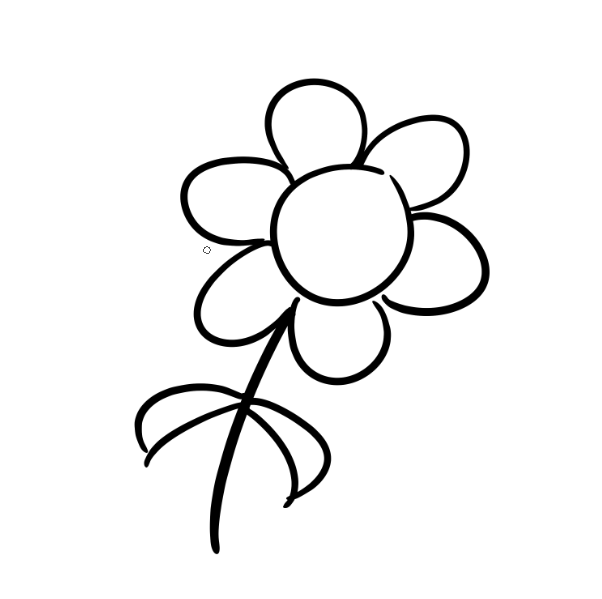
#> input picture scripts/chat_doodles/src/flower.png, 602 x 599 px; its folder holds 4 pictures in this run; the run also reads 2 pictures not shown here
$ python make_chat_doodles.py
#> lines starting #> are read from the running program, lines starting #| are printed output that depends on the picture
"""Builds core/static/core/images/chat-doodles.png - the doodle wallpaper tile for the student chat.

The tile is a transparent PNG of black strokes (only the alpha channel matters). The page tints it with
CSS (see .chat-stage::before in student-dashboard.html), so one file serves light and dark mode.
It is seamless: it can repeat in both directions.

Uses the four hand-drawn doodles in ./src (pencil, flower, book, heart) plus extra symbols and
affirmations drawn here in the same monoline style.   Run:  python make_chat_doodles.py
"""
import math, random, sys
import numpy as np
from PIL import Image, ImageDraw
from scipy import ndimage as ndi
from skimage.morphology import skeletonize
import cv2

T = 1200            # tile size in pixels (shown at 600 CSS px, so it is sharp on 2x screens)
STROKE = 4.4        # line weight, in tile pixels
SS = 4              # supersampling for drawn strokes
SEED = int(sys.argv[1]) if len(sys.argv) > 1 else 7
OUT = sys.argv[2] if len(sys.argv) > 2 else 'chat-doodles.png'
rng = random.Random(SEED)

# ---------------------------------------------------------------- stroke helpers
def spline(pts, closed=False, n=10):
    P = [np.array(p, float) for p in pts]
    if closed:
        P = [P[-1]] + P + [P[0], P[1]]
    else:
        P = [P[0]] + P + [P[-1]]
    out = []
    for i in range(1, len(P) - 2):
        p0, p1, p2, p3 = P[i - 1], P[i], P[i + 1], P[i + 2]
        for t in np.linspace(0, 1, n, endpoint=False):
            out.append(0.5 * ((2 * p1) + (-p0 + p2) * t + (2 * p0 - 5 * p1 + 4 * p2 - p3) * t * t
                              + (-p0 + 3 * p1 - 3 * p2 + p3) * t ** 3))
    out.append(out[0] if closed else P[-2])
    return out

def wob(pts, j):
    """Hand-drawn wobble: nudge every control point a little."""
    return [(x + rng.uniform(-j, j), y + rng.uniform(-j, j)) for x, y in pts]

def arc(cx, cy, r, a0, a1, n=28, j=0.0):
    pts = []
    for k in range(n + 1):
        a = math.radians(a0 + (a1 - a0) * k / n)
        rr = r + (rng.uniform(-j, j) if j else 0)
        pts.append((cx + rr * math.cos(a), cy + rr * math.sin(a)))
    return pts

def circle(cx, cy, r, j=1.2, gap=14):
    """Almost-closed circle: the ends overlap a touch, like a quick pen stroke."""
    a0 = rng.uniform(0, 360)
    return spline(wob(arc(cx, cy, r, a0, a0 + 360 - gap + 24, n=10), j))

def line(*pts, j=0.8, closed=False):
    return spline(wob(list(pts), j), closed=closed)

def render(strokes, width=STROKE, pad=14):
    """Draw polylines (in any coordinate space) on a tight transparent canvas -> float alpha array."""
    allp = np.array([p for s in strokes for p in s])
    x0, y0 = allp.min(0) - pad - width; x1, y1 = allp.max(0) + pad + width
    W, H = int(math.ceil(x1 - x0)), int(math.ceil(y1 - y0))
    im = Image.new('L', (W * SS, H * SS), 0)
    d = ImageDraw.Draw(im)
    w = max(1, int(round(width * SS)))
    for s in strokes:
        pts = [((x - x0) * SS, (y - y0) * SS) for x, y in s]
        d.line(pts, fill=255, width=w, joint='curve')
        r = w / 2
        for (x, y) in (pts[0], pts[-1]):
            d.ellipse([x - r, y - r, x + r, y + r], fill=255)
    im = im.resize((W, H), Image.LANCZOS)
    return np.asarray(im).astype(float) / 255

# ---------------------------------------------------------------- the hand-drawn doodles you supplied
def load_doodle(name, height):
#> called with name = 'flower', height = 150
    a = np.asarray(Image.open(f'src/{name}.png').convert('RGB')).astype(float)
    alpha = np.clip((255 - a @ [0.299, 0.587, 0.114]) / 255, 0, 1)
    alpha = np.where(alpha > 0.08, alpha, 0)
    lab, n = ndi.label(alpha > 0.35, structure=np.ones((3, 3)))
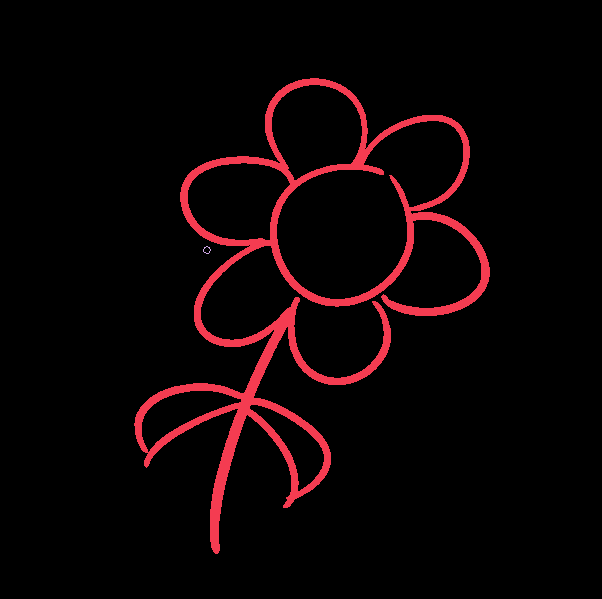
#> lab: shape (599, 602) int32; 3 distinct labels, from 0 to 2; one colour per label, 0 black
#> n = 2
    areas = ndi.sum(alpha > 0.35, lab, range(1, n + 1))
#> areas = [18939, 20]
    for i, ar in enumerate(areas, 1):
        if ar < 30:                          # the stray cursor circles in the uploads
            alpha[lab == i] = 0
#> this loop made 2 passes
#> (i, ar) on passes 1 to 2: (1, 18939), (2, 20)
#> alpha: shape (599, 602) float64; min 0, max 1, mean 0.05
    ys, xs = np.where(alpha > 0)
    alpha = alpha[ys.min():ys.max() + 1, xs.min():xs.max() + 1]
#> alpha: shape (477, 356) float64
    scale = height / alpha.shape[0]
    h, w = int(round(alpha.shape[0] * scale)), int(round(alpha.shape[1] * scale))
    out = cv2.resize(alpha, (w, h), interpolation=cv2.INTER_AREA)
    # keep the line weight close to the drawn symbols (shrinking thins strokes)
    mask = out > 0.5
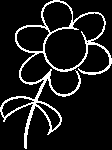
#> mask: shape (150, 112) bool; 10.7% white in thin lines or dots
    sk = skeletonize(mask)
#> sk: shape (150, 112) bool; 4.3% white in thin lines or dots
    cur = 2 * ndi.distance_transform_edt(mask)[sk].mean() if sk.any() else STROKE
#> cur = 2.55
    if cur < STROKE - 0.4:
        k = int(round((STROKE - cur) / 2))
#> k = 1
        if k:
            out = cv2.dilate(out, cv2.getStructuringElement(cv2.MORPH_ELLIPSE, (2 * k + 1, 2 * k + 1)))
    pad = 8
    return np.pad(out, pad)

# ---------------------------------------------------------------- extra symbols (nominal size ~100 units)
def moon():
    o = [(40 * math.cos(math.radians(a)), 40 * math.sin(math.radians(a))) for a in np.linspace(50, 310, 16)]
    i = [(14 + 32.8 * math.cos(math.radians(a)), 32.8 * math.sin(math.radians(a))) for a in np.linspace(-69, -291, 14)]
    return [spline(wob(o + i, 0.9), closed=True)]

def sun():
    s = [circle(0, 0, 21, j=1)]
    for k in range(9):
        a = math.radians(k * 40 + rng.uniform(-6, 6)); r0, r1 = 33, 33 + rng.uniform(10, 16)
        s.append([(r0 * math.cos(a), r0 * math.sin(a)), (r1 * math.cos(a), r1 * math.sin(a))])
    return s

def cloud():
    C = [(-30, 6, 15), (-9, -9, 21), (16, -4, 17), (34, 8, 12)]
    base = 21
    strokes = []
    for i, (cx, cy, r) in enumerate(C):
        keep, cur = [], []
        for a in np.linspace(0, 360, 181):
            x, y = cx + r * math.cos(math.radians(a)), cy + r * math.sin(math.radians(a))
            inside = any(math.hypot(x - ox, y - oy) < orr - 0.8 for j, (ox, oy, orr) in enumerate(C) if j != i)
            if y > base or inside:
                if cur: keep.append(cur); cur = []
            else:
                cur.append((x, y))
        if cur: keep.append(cur)
        if len(keep) > 1 and keep[0][0] == keep[-1][-1]:
            pass
        strokes += [wob(k, 0.4) for k in keep if len(k) > 3]
    strokes.append(line((-45, base), (-20, base + 1), (10, base), (46, base + 1), j=0.7))
    return strokes

def sparkle(r=28):
    return [spline(wob([(0, -r), (r * .16, -r * .16), (r, 0), (r * .16, r * .16), (0, r), (-r * .16, r * .16),
                        (-r, 0), (-r * .16, -r * .16)], 0.7), closed=True, n=8)]

def star(r=26):
    pts = []
    for k in range(10):
        a = math.radians(-90 + k * 36); rr = r if k % 2 == 0 else r * .46
        pts.append((rr * math.cos(a), rr * math.sin(a)))
    return [spline(wob(pts, 0.8), closed=True, n=6)]

def leafshape(L, W):
    return spline(wob([(0, 0), (L * .3, -W), (L * .75, -W * .8), (L, 0), (L * .7, W * .75), (L * .3, W * .85)], 0.6), closed=True, n=8)

def sprout():
    s = [line((0, 44), (2, 24), (-1, 6), (0, -8))]
    l1 = leafshape(34, 11); l2 = leafshape(30, 10)
    ca, sa = math.cos(math.radians(-35)), math.sin(math.radians(-35))
    s.append([(0 + x * ca - y * sa, -8 + x * sa + y * ca) for x, y in l1])
    ca, sa = math.cos(math.radians(215)), math.sin(math.radians(215))
    s.append([(0 + x * ca - y * sa, 2 + x * sa + y * ca) for x, y in [(x, y) for x, y in l2]])
    s.append(line((-26, 46), (26, 46), j=0.5))
    return s

def sprig():
    s = [line((0, 50), (4, 22), (0, -6), (-3, -34))]
    for k, (yy, ang, L) in enumerate([(30, -50, 26), (14, 230, 26), (-4, -50, 24), (-18, 230, 22)]):
        ca, sa = math.cos(math.radians(ang)), math.sin(math.radians(ang))
        s.append([(x * ca - y * sa, yy + x * sa + y * ca) for x, y in leafshape(L, 8)])
    return s

def butterfly():
    def mirror(p): return [(-x, y) for x, y in p]
    up = spline(wob([(0, -4), (16, -30), (40, -26), (42, -4), (16, 4)], 1), closed=True, n=8)
    lo = spline(wob([(0, 6), (20, 8), (32, 24), (24, 40), (8, 28)], 1), closed=True, n=8)
    return [up, mirror(up), lo, mirror(lo), line((0, -16), (0, 30), j=0.4),
            line((0, -16), (-8, -30), (-14, -32), j=0.4), line((0, -16), (8, -30), (14, -32), j=0.4)]

def smiley(calm=False):
    s = [circle(0, 0, 27, j=1.0)]
    if calm:
        s += [spline([(-15, -4), (-10, -9), (-5, -4)]), spline([(5, -4), (10, -9), (15, -4)])]
    else:
        s += [line((-10, -9), (-10, -3), j=0.2), line((10, -9), (10, -3), j=0.2)]
    s.append(spline(wob([(-14, 6), (-6, 14), (6, 14), (14, 6)], 0.8)))
    return s

def teacup():
    body = spline(wob([(-26, -4), (26, -4), (22, 14), (12, 26), (-12, 26), (-22, 14)], 0.7), closed=True, n=8)
    handle = spline([(26, 2), (40, 2), (40, 16), (24, 17)])
    saucer = line((-36, 32), (0, 35), (36, 32), j=0.4)
    steam = [spline(wob([(x, -12), (x + 6, -22), (x - 5, -32), (x + 4, -42)], 0.6)) for x in (-10, 6)]
    return [body, handle, saucer] + steam

def cactus():
    pot = spline(wob([(-18, 20), (18, 20), (14, 46), (-14, 46)], 0.6), closed=True, n=5)
    body = spline(wob([(-9, 20), (-10, -14), (0, -24), (10, -14), (9, 20)], 0.5), n=8)
    armL = spline([(-9, 6), (-22, 6), (-24, -8)]); armR = spline([(9, -2), (22, -2), (23, -16)])
    return [pot, body, armL, armR, line((-22, 20), (22, 20), j=0.3)]

def lotus():
    mid = spline(wob([(0, 20), (-12, -2), (0, -30), (12, -2)], 0.7), closed=True, n=8)
    left = spline(wob([(-4, 20), (-26, 0), (-38, -12), (-14, 4)], 0.7), closed=True, n=8)
    right = spline(wob([(4, 20), (26, 0), (38, -12), (14, 4)], 0.7), closed=True, n=8)
    return [mid, left, right, line((-34, 28), (-10, 33), (10, 33), (34, 28), j=0.5)]

def rainbow():
    s = []
    for r in (44, 32, 20):
        s.append(spline(wob(arc(0, 20, r, 180, 360, n=8), 0.6)))
    s.append(spline([(-52, 22), (-44, 22), (-36, 22)])); s.append(spline([(36, 22), (44, 22), (52, 22)]))
    return s

def spiral():
    pts = [(2.1 * t * math.cos(t), 2.1 * t * math.sin(t)) for t in np.linspace(0.4, 4.6 * math.pi / 1.2, 40)]
    return [spline(wob(pts, 0.5), n=4)]

def squiggle(length=150, amp=7, periods=2.5):
    n = 40
    pts = [(-length / 2 + length * k / n, amp * math.sin(2 * math.pi * periods * k / n)) for k in range(n + 1)]
    return [spline(wob(pts, 0.5), n=3)]

def plus(r=7):
    return [line((-r, 0), (r, 0), j=0.3), line((0, -r), (0, r), j=0.3)]

def dot(r=6):
    return [circle(0, 0, r, j=0.3, gap=2)]

# ---------------------------------------------------------------- hand lettering (single-stroke)
G = {  # x right, y down; baseline 0, x-height -1, ascender -1.75
 'a': ([[(.75,-.7),(.45,-1),(.12,-.75),(.1,-.25),(.4,0),(.75,-.3)], [(.78,-1),(.78,.05)]], .95),
 'b': ([[(.05,-1.75),(.05,0)], [(.05,-.4),(.3,-.95),(.65,-.8),(.75,-.4),(.55,-.02),(.2,-.1),(.05,-.3)]], .9),
 'd': ([[(.75,-.7),(.45,-1),(.12,-.75),(.1,-.25),(.4,0),(.75,-.3)], [(.78,-1.75),(.78,.05)]], .95),
 'e': ([[(.1,-.5),(.7,-.55),(.65,-.85),(.4,-1),(.12,-.75),(.08,-.3),(.35,0),(.7,-.15)]], .85),
 'f': ([[(.65,-1.65),(.4,-1.8),(.25,-1.5),(.25,.05)], [(0,-1),(.6,-1)]], .7),
 'g': ([[(.75,-.7),(.45,-1),(.12,-.75),(.1,-.25),(.4,0),(.75,-.3)], [(.78,-1),(.78,.5),(.55,.78),(.2,.68)]], .95),
 'h': ([[(.05,-1.75),(.05,0)], [(.05,-.6),(.3,-1),(.6,-.9),(.7,-.5),(.7,0)]], .85),
 'i': ([[(.1,-1),(.1,0)], [(.1,-1.4),(.1,-1.36)]], .3),
 'k': ([[(.05,-1.75),(.05,0)], [(.65,-1),(.05,-.4)], [(.2,-.55),(.7,0)]], .8),
 'l': ([[(.1,-1.75),(.1,-.1),(.3,0)]], .45),
 'm': ([[(.05,-1),(.05,0)], [(.05,-.6),(.2,-1),(.45,-.9),(.5,-.5),(.5,0)], [(.5,-.6),(.65,-1),(.9,-.9),(.95,-.5),(.95,0)]], 1.15),
 'n': ([[(.05,-1),(.05,0)], [(.05,-.6),(.3,-1),(.6,-.9),(.7,-.5),(.7,0)]], .85),
 'o': ([[(.4,-1),(.12,-.75),(.1,-.25),(.4,0),(.7,-.25),(.7,-.75),(.4,-1)]], .85),
 'r': ([[(.05,-1),(.05,0)], [(.05,-.55),(.25,-.95),(.5,-.95)]], .6),
 's': ([[(.6,-.85),(.35,-1),(.12,-.8),(.35,-.5),(.62,-.25),(.4,0),(.08,-.15)]], .75),
 't': ([[(.3,-1.5),(.3,-.1),(.5,.03)], [(.05,-1),(.6,-1)]], .7),
 'u': ([[(.05,-1),(.05,-.3),(.3,0),(.65,-.3)], [(.7,-1),(.7,0)]], .85),
 'v': ([[(.05,-1),(.4,0),(.75,-1)]], .85),
 'y': ([[(.05,-1),(.4,0)], [(.75,-1),(.4,0),(.2,.6),(.05,.65)]], .85),
 'I': ([[(.15,-1.7),(.15,0)]], .4),
 "'": ([[(.1,-1.6),(.05,-1.3)]], .3),
}

def lettering(text, xh=27, wobble=1.6, wave=2.2):
    strokes, x = [], 0.0
    for ch in text:
        if ch == ' ':
            x += .55; continue
        glyph, w = G[ch]
        for st in glyph:
            if len(st) == 2 and st[0] == st[1]:
                continue
            pts = [((x + gx) * xh, gy * xh) for gx, gy in st]
            pts = wob(pts, wobble)
            strokes.append(spline(pts, n=8) if len(pts) > 2 else spline(pts, n=2))
        x += w + .28
    # gentle baseline wave
    out = []
    for s in strokes:
        out.append([(px, py + wave * math.sin(px / (xh * 3.2))) for px, py in s])
    return out

# ---------------------------------------------------------------- assemble the tile
def rotate(a, deg):
#> called with deg = -8
    h, w = a.shape
#> h = 166; w = 128
    M = cv2.getRotationMatrix2D((w / 2, h / 2), deg, 1)
#> M = [[0.99, -0.139, 12.17], [0.139, 0.99, -8.1]]
    c, s = abs(M[0, 0]), abs(M[0, 1])
#> c = 0.99; s = 0.139
    nw, nh = int(h * s + w * c), int(h * c + w * s)
#> nw = 149; nh = 182
    M[0, 2] += nw / 2 - w / 2; M[1, 2] += nh / 2 - h / 2
    return cv2.warpAffine(a, M, (nw, nh), flags=cv2.INTER_CUBIC, borderValue=0).clip(0, 1)
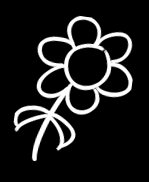
#> returned value: shape (182, 149) float64; min 0, max 1, mean 0.116

def fit(strokes, size, rot):
    """Render drawn strokes so their longest side is ~size px, then rotate."""
    allp = np.array([p for s in strokes for p in s]); span = (allp.max(0) - allp.min(0)).max()
    k = size / span
    scaled = [[(x * k, y * k) for x, y in s] for s in strokes]
    return rotate(render(scaled), rot)

def D(name, h, rot): return rotate(load_doodle(name, h), rot)

items = [  # (artwork, extra spacing)
    D('flower', 150, -8), D('flower', 105, 14), D('book', 150, 6), D('book', 104, -14),
    D('pencil', 160, -4), D('pencil', 112, 30), D('heart', 92, -10), D('heart', 66, 12), D('heart', 52, -22),
    fit(moon(), 96, 20), fit(sun(), 112, 0), fit(cloud(), 118, -4), fit(rainbow(), 118, 6),
    fit(sparkle(), 70, 0), fit(sparkle(), 52, 12), fit(sparkle(), 40, 0), fit(star(), 58, 14), fit(star(), 42, -12),
    fit(sprout(), 108, -8), fit(sprig(), 118, 12), fit(butterfly(), 98, -12), fit(smiley(), 82, 8),
    fit(smiley(True), 70, -10), fit(teacup(), 100, -6), fit(cactus(), 108, 4), fit(lotus(), 100, 0),
    fit(spiral(), 66, 0), fit(squiggle(), 170, 28), fit(squiggle(120, 6, 2), 130, -52),
    fit(lettering('I am loved'), 238, -7), fit(lettering('breathe'), 170, 5),
    fit(lettering('you matter'), 224, -4), fit(lettering("it's okay to rest"), 330, 3),
    fit(lettering('I am enough'), 262, 6),
    fit(plus(), 22, 0), fit(plus(), 20, 25), fit(plus(), 18, 0), fit(dot(), 16, 0), fit(dot(), 14, 0), fit(dot(), 18, 0),
]
#> the loop in load_doodle (call 2), `for i, ar in enumerate(areas, 1):` made 2 passes
#> call 3 of load_doodle, with name = 'book', height = 150
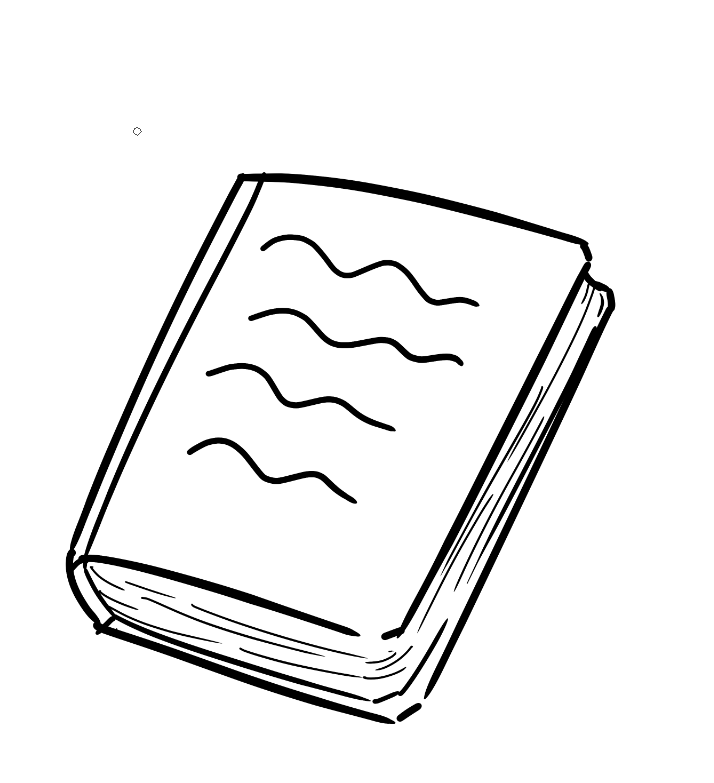
#> input picture scripts/chat_doodles/src/book.png, 714 x 783 px
#> in load_doodle (call 3), `lab, n = ndi.label(alpha > 0.35, structure=np.ones((3, 3)))`:
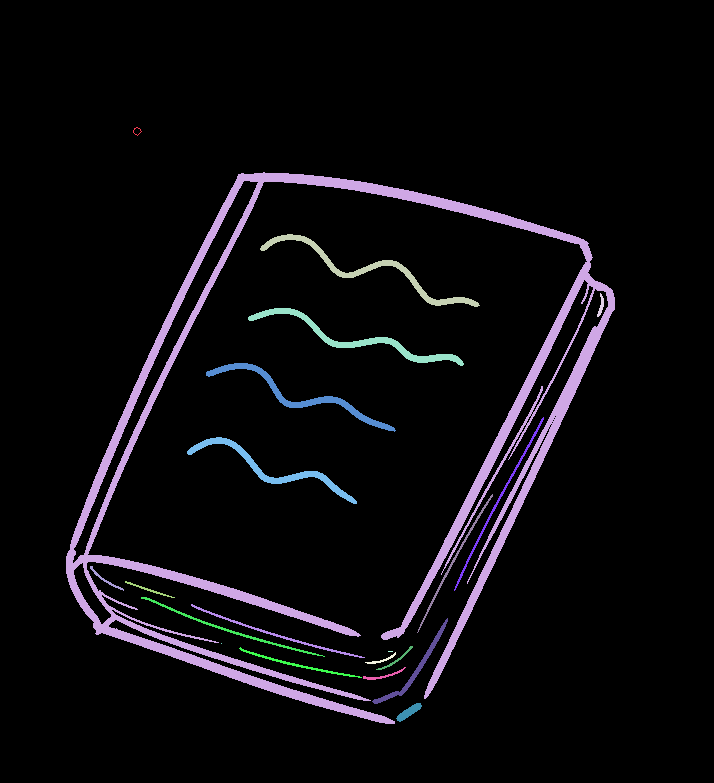
#> lab: shape (783, 714) int32; 22 distinct labels, from 0 to 21; one colour per label, 0 black
#> in load_doodle (call 3), `lab, n = ndi.label(alpha > 0.35, structure=np.ones((3, 3)))`: n = 21
#> in load_doodle (call 3), `areas = ndi.sum(alpha > 0.35, lab, range(1, n + 1))`: areas = 21 values, max 26723 at index 1, min 1 at index 14, mean 1689.3
#> the loop in load_doodle (call 3), `for i, ar in enumerate(areas, 1):` made 21 passes
#> ar on passes 1 to 8: 20, 26723, 1477, 73, 1462, 1318, 440, 1245
#> in load_doodle (call 3), `cur = 2 * ndi.distance_transform_edt(mask)[sk].mean() if sk.any() else..`: cur = 2.2
#> call 3 of rotate, with deg = 6
#> in rotate (call 3), `h, w = a.shape`: h = 166
#> in rotate (call 3), `M = cv2.getRotationMatrix2D((w / 2, h / 2), deg, 1)`: M = [[0.995, 0.105, -8.22], [-0.105, 0.995, 9.13]]
#> in rotate (call 3), `c, s = abs(M[0, 0]), abs(M[0, 1])`: c = 0.995; s = 0.105
#> in rotate (call 3), `nw, nh = int(h * s + w * c), int(h * c + w * s)`: nw = 182
#> in rotate (call 3), `return cv2.warpAffine(a, M, (nw, nh), flags=cv2.INTER_CUBIC, borderVal..`:
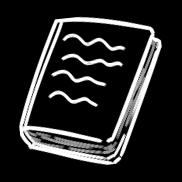
#> returned value: shape (182, 182) float64; min 0, max 1, mean 0.147
#> call 4 of load_doodle, with name = 'book', height = 104
#> the loop in load_doodle (call 4), `for i, ar in enumerate(areas, 1):` made 21 passes
#> in load_doodle (call 4), `cur = 2 * ndi.distance_transform_edt(mask)[sk].mean() if sk.any() else..`: cur = 2.06
#> in load_doodle (call 4), `out = cv2.dilate(out, cv2.getStructuringElement(cv2.MORPH_ELLIPSE, (2 ..`:
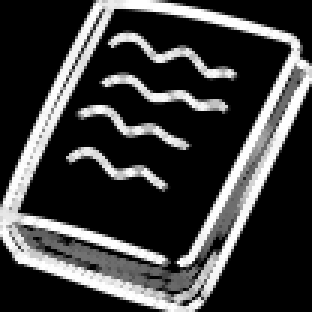
#> out: shape (104, 104) float64 (shown 3 times larger); min 0, max 1, mean 0.24
#> (the rest of the program and of its run is left out)
